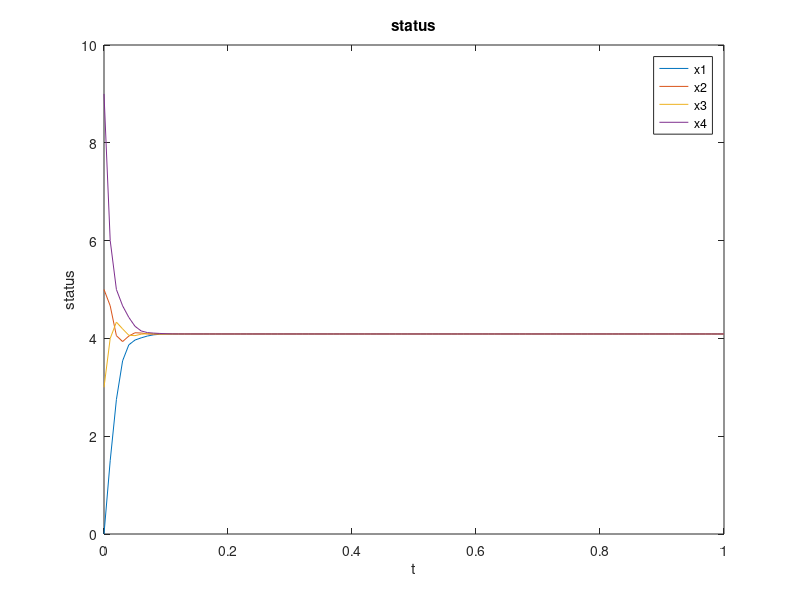
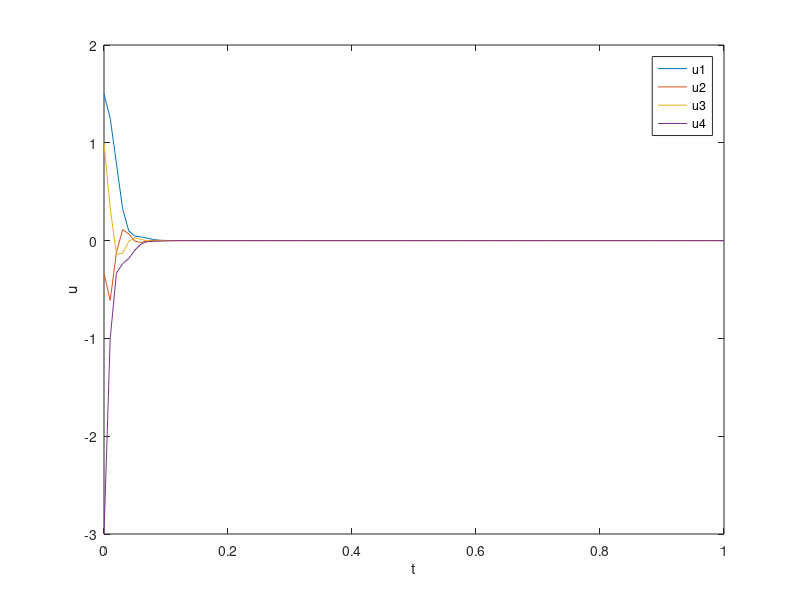
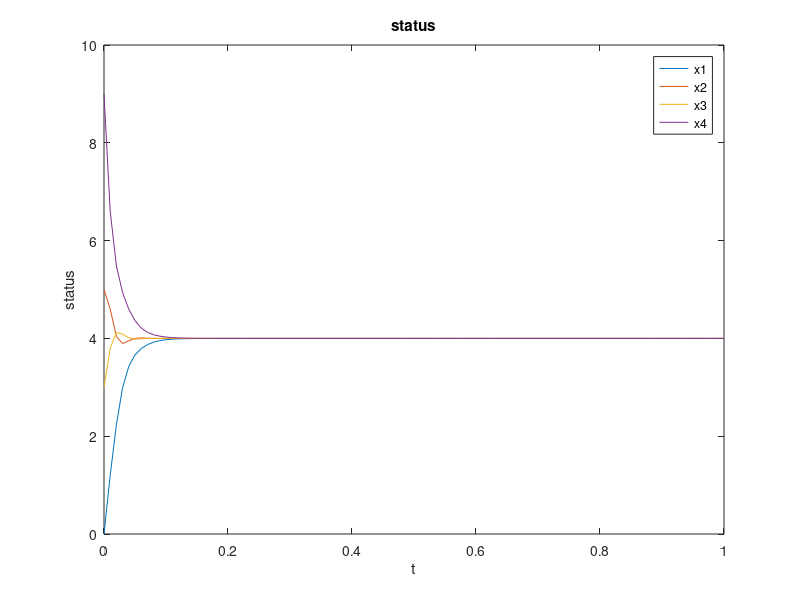
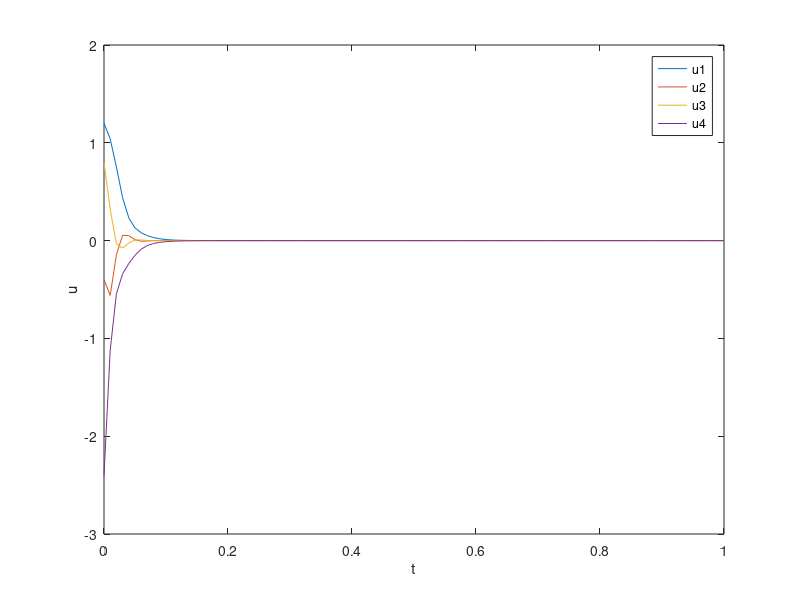

MATLAB code for these plots, in order:
%% 一阶模型离散归一化一致性算法
clear;
close all;
clc;

%% 初始化
% agents的数量
N=4;
% agents初始位置
x0=[0;
    5;
    3;
    9];
% 步长
dt=0.01;
k=0.4;  % K<1/d_max
% 仿真时长
T=1;
t=0:dt:T;
len=length(t);
A=[0 0 1 0;
   1 0 0 1;
   0 1 0 0;
   0 0 1 0];
D=diag(sum(A,2));
L=D-A;
F=(eye(N)+D)^-1*(eye(N)+A)
L_hat = eye(length(x0))-k*L;
%%
x=x0;
y=x0;
for i=1:len
    u(:,i)=-(eye(N)+D)^-1*L*x;
    X(:,i)=x;
    x=F*x;

    u1(:,i)=-k*L*y;
    Y(:,i)=y;
    y=L_hat*y;
    % 由于在本代码的拓扑中，第一个节点被设置为leader
    % （有且仅有一个生成树，且其根部是第一节点），
    % 所以，其他节点都将跟随第一节点，若改变第一节点的位置，
    % 其他节点将表现为跟随
    %x(1,1)=5+5*sin(2*(i/len*T));%正弦波
end

%%
figure(1);
plot(t,X)
title('status');
xlabel('t');
ylabel('status');
legend('x1','x2','x3','x4');
figure(2);
plot(t,u)
xlabel('t');
ylabel('u');
legend('u1','u2','u3','u4');

figure(3);
plot(t,Y)
title('status');
xlabel('t');
ylabel('status');
legend('x1','x2','x3','x4');
figure(4);
plot(t,u1)
xlabel('t');
ylabel('u');
legend('u1','u2','u3','u4');

